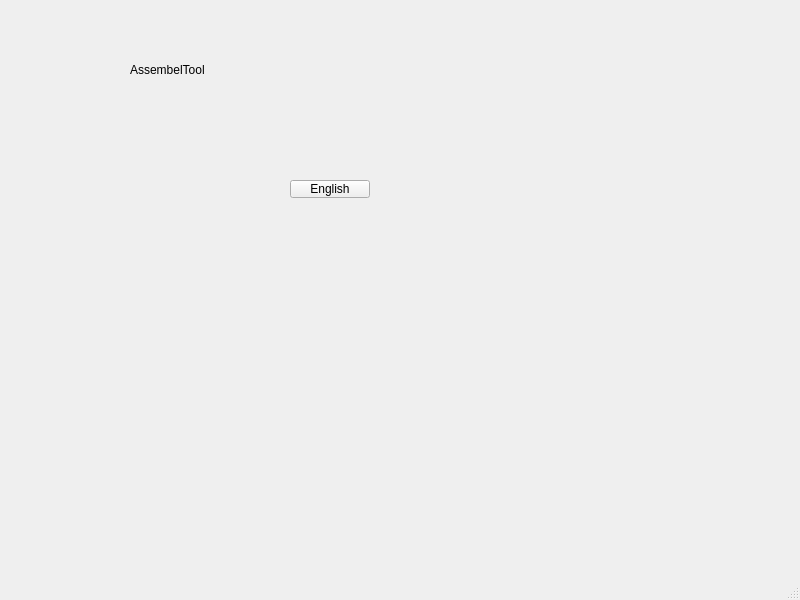
<?xml version="1.0" encoding="UTF-8"?>
<ui version="4.0">
 <class>ast</class>
 <widget class="QMainWindow" name="ast">
  <property name="geometry">
   <rect>
    <x>0</x>
    <y>0</y>
    <width>800</width>
    <height>600</height>
   </rect>
  </property>
  <property name="windowTitle">
   <string>ast</string>
  </property>
  <widget class="QWidget" name="centralwidget">
   <widget class="QLabel" name="label">
    <property name="geometry">
     <rect>
      <x>130</x>
      <y>60</y>
      <width>351</width>
      <height>20</height>
     </rect>
    </property>
    <property name="text">
     <string>AssembelTool</string>
    </property>
   </widget>
   <widget class="QPushButton" name="pushButton">
    <property name="geometry">
     <rect>
      <x>290</x>
      <y>180</y>
      <width>80</width>
      <height>18</height>
     </rect>
    </property>
    <property name="text">
     <string>English</string>
    </property>
   </widget>
  </widget>
  <widget class="QMenuBar" name="menubar">
   <property name="geometry">
    <rect>
     <x>0</x>
     <y>0</y>
     <width>800</width>
     <height>17</height>
    </rect>
   </property>
  </widget>
  <widget class="QStatusBar" name="statusbar"/>
 </widget>
 <resources/>
 <connections/>
</ui>
